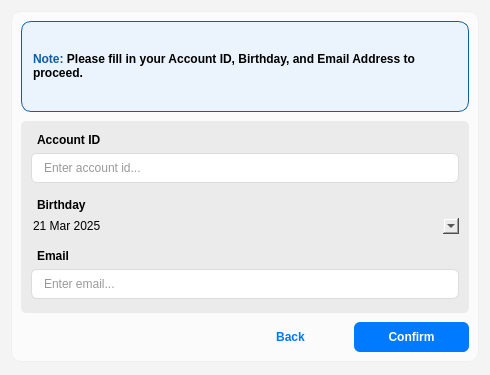
<?xml version="1.0" encoding="UTF-8"?>
<ui version="4.0">
 <class>Dialog</class>
 <widget class="QDialog" name="Dialog">
  <property name="geometry">
   <rect>
    <x>0</x>
    <y>0</y>
    <width>490</width>
    <height>375</height>
   </rect>
  </property>
  <property name="sizePolicy">
   <sizepolicy hsizetype="Preferred" vsizetype="Expanding">
    <horstretch>0</horstretch>
    <verstretch>0</verstretch>
   </sizepolicy>
  </property>
  <property name="windowTitle">
   <string>Dialog</string>
  </property>
  <property name="styleSheet">
   <string notr="true">background-color: rgb(244, 244, 244);</string>
  </property>
  <layout class="QGridLayout" name="gridLayout" rowstretch="0">
   <property name="bottomMargin">
    <number>13</number>
   </property>
   <item row="0" column="0">
    <widget class="QFrame" name="frame">
     <property name="styleSheet">
      <string notr="true">QFrame {
background-color: rgb(251, 251, 251);
border: 1px solid rgb(239, 239, 239);
border-radius: 10px;
}</string>
     </property>
     <property name="frameShape">
      <enum>QFrame::Shape::StyledPanel</enum>
     </property>
     <property name="frameShadow">
      <enum>QFrame::Shadow::Raised</enum>
     </property>
     <layout class="QGridLayout" name="gridLayout_2" rowstretch="0,0" columnstretch="0">
      <property name="spacing">
       <number>6</number>
      </property>
      <item row="1" column="0">
       <widget class="QStackedWidget" name="fp_stackedWidget">
        <property name="styleSheet">
         <string notr="true">background-color: transparent;
border: none;</string>
        </property>
        <property name="currentIndex">
         <number>0</number>
        </property>
        <widget class="QWidget" name="fp_page_1">
         <layout class="QGridLayout" name="gridLayout_3" rowstretch="3,5,0" columnstretch="0,0,1">
          <property name="leftMargin">
           <number>0</number>
          </property>
          <property name="topMargin">
           <number>0</number>
          </property>
          <property name="rightMargin">
           <number>0</number>
          </property>
          <property name="bottomMargin">
           <number>0</number>
          </property>
          <property name="verticalSpacing">
           <number>9</number>
          </property>
          <item row="0" column="0" colspan="3">
           <widget class="QLabel" name="fp_page1_note">
            <property name="font">
             <font>
              <bold>true</bold>
             </font>
            </property>
            <property name="styleSheet">
             <string notr="true">background-color: rgb(235, 243, 252);
border: 1px solid rgb(17, 94, 163);</string>
            </property>
            <property name="text">
             <string>&lt;html&gt;&lt;head/&gt;&lt;body&gt;&lt;p&gt;&lt;span style=&quot; font-weight:700; color:#115da2;&quot;&gt;Note: &lt;/span&gt;Please fill in your Account ID, Birthday, and Email Address to proceed.&lt;/p&gt;&lt;/body&gt;&lt;/html&gt;</string>
            </property>
            <property name="wordWrap">
             <bool>true</bool>
            </property>
            <property name="indent">
             <number>11</number>
            </property>
           </widget>
          </item>
          <item row="2" column="0">
           <spacer name="horizontalSpacer">
            <property name="orientation">
             <enum>Qt::Orientation::Horizontal</enum>
            </property>
            <property name="sizeHint" stdset="0">
             <size>
              <width>206</width>
              <height>28</height>
             </size>
            </property>
           </spacer>
          </item>
          <item row="1" column="0" colspan="3">
           <widget class="QWidget" name="widget_2" native="true">
            <property name="sizePolicy">
             <sizepolicy hsizetype="MinimumExpanding" vsizetype="MinimumExpanding">
              <horstretch>0</horstretch>
              <verstretch>0</verstretch>
             </sizepolicy>
            </property>
            <property name="styleSheet">
             <string notr="true">background-color: rgb(235, 235, 235);
border-radius: 5px;</string>
            </property>
            <layout class="QVBoxLayout" name="verticalLayout" stretch="0,0,0,0,0,0,0,0">
             <property name="spacing">
              <number>6</number>
             </property>
             <property name="leftMargin">
              <number>10</number>
             </property>
             <property name="topMargin">
              <number>12</number>
             </property>
             <property name="rightMargin">
              <number>10</number>
             </property>
             <property name="bottomMargin">
              <number>14</number>
             </property>
             <item>
              <widget class="QLabel" name="label_2">
               <property name="font">
                <font>
                 <bold>true</bold>
                </font>
               </property>
               <property name="styleSheet">
                <string notr="true">border: none;</string>
               </property>
               <property name="text">
                <string>Account ID</string>
               </property>
               <property name="indent">
                <number>6</number>
               </property>
              </widget>
             </item>
             <item>
              <widget class="QLineEdit" name="forgot_pass_id_box">
               <property name="sizePolicy">
                <sizepolicy hsizetype="Expanding" vsizetype="Expanding">
                 <horstretch>0</horstretch>
                 <verstretch>0</verstretch>
                </sizepolicy>
               </property>
               <property name="styleSheet">
                <string notr="true">QLineEdit {
    background-color: #ffffff;
    border: 1px solid #dcdcdc;
    border-radius: 6px;
    padding-left: 10px; /* space for icon */
    padding-right: 10px;
    padding-top: 6px;
    padding-bottom: 6px;
    font: 12px 'Segoe UI', sans-serif;
    color: #333333;
}

QLineEdit:focus {
    border: 1px solid #4a90e2;
    outline: none;
}</string>
               </property>
               <property name="echoMode">
                <enum>QLineEdit::EchoMode::Normal</enum>
               </property>
               <property name="placeholderText">
                <string>Enter account id...</string>
               </property>
               <property name="clearButtonEnabled">
                <bool>true</bool>
               </property>
              </widget>
             </item>
             <item>
              <widget class="Line" name="line_2">
               <property name="orientation">
                <enum>Qt::Orientation::Horizontal</enum>
               </property>
              </widget>
             </item>
             <item>
              <widget class="QLabel" name="label_3">
               <property name="font">
                <font>
                 <bold>true</bold>
                </font>
               </property>
               <property name="styleSheet">
                <string notr="true">border: none;</string>
               </property>
               <property name="text">
                <string>Birthday</string>
               </property>
               <property name="indent">
                <number>6</number>
               </property>
              </widget>
             </item>
             <item>
              <widget class="QDateEdit" name="forgot_pass_birthday_box">
               <property name="sizePolicy">
                <sizepolicy hsizetype="MinimumExpanding" vsizetype="MinimumExpanding">
                 <horstretch>0</horstretch>
                 <verstretch>0</verstretch>
                </sizepolicy>
               </property>
               <property name="toolTip">
                <string>Enter your birthday.</string>
               </property>
               <property name="styleSheet">
                <string notr="true">QDateEdit {
    background-color: white;
    border: 1px solid #ccc;
    border-radius: 4px;
    padding: 5px 10px;
    font-size: 14px;
    color: #333;
}

QDateEdit:focus {
    border: 1px solid #66afe9;
    outline: none;
}

QDateEdit QAbstractItemView {
    background-color: white;
    border: none;
}

QDateEdit::drop-down {
    border: none;
    background-color: white;
    padding: 2px;
}

QDateEdit::down-arrow {
    width: 12px;
    height: 12px;
    image: url(&quot;resources/arrow_down.png&quot;); /* Customize the arrow image if desired */
}

/* Modern Minimalist PySide6 QCalendar Stylesheet */

QCalendarWidget {
    background-color: white;
    border: none;
}

/* Header row with navigation arrows and month/year */
QCalendarWidget QWidget#qt_calendar_navigationbar {
    background-color: #4a90e2;
    padding: 4px;
}

/* Month/Year label in header */
QCalendarWidget QToolButton {
    color: white;
    background-color: transparent;
    font-size: 14px;
    font-weight: bold;
    padding: 5px 10px;
    border-radius: 4px;
}

/* Navigation arrows */
QCalendarWidget QToolButton#qt_calendar_prevmonth,
QCalendarWidget QToolButton#qt_calendar_nextmonth {
    color: white;
    background-color: transparent;
    qproperty-icon: none;
    min-width: 24px;
    max-width: 24px;
    min-height: 24px;
    max-height: 24px;
    border-radius: 12px;
}

/* Arrow hover states */
QCalendarWidget QToolButton#qt_calendar_prevmonth:hover,
QCalendarWidget QToolButton#qt_calendar_nextmonth:hover {
    background-color: rgba(255, 255, 255, 0.2);
}

/* Previous month arrow */
QCalendarWidget QToolButton#qt_calendar_prevmonth {
    qproperty-text: &quot;&lt;&quot;;
    font-weight: bold;
}

/* Next month arrow */
QCalendarWidget QToolButton#qt_calendar_nextmonth {
    qproperty-text: &quot;&gt;&quot;;
    font-weight: bold;
}

/* Day of week header */
QCalendarWidget QAbstractItemView::section {
    color: #666666;
    background-color: #f5f5f5;
    padding: 6px;
    font-size: 12px;
    font-weight: 500;
    border: none;
}

/* Weekend headers */
QCalendarWidget QAbstractItemView::section:first,
QCalendarWidget QAbstractItemView::section:last {
    color: #e74c3c;
}

/* Days grid */
QCalendarWidget QAbstractItemView {
    selection-background-color: #4a90e2;
    selection-color: white;
    alternate-background-color: transparent;
    background-color: white;
    outline: none;
    border: none;
}

/* Calendar cells */
QCalendarWidget QTableView {
    border: none;
    font-size: 13px;
}

/* Actual day cells */
QCalendarWidget QTableView QTableCornerButton::section,
QCalendarWidget QTableView QAbstractItemView::item {
    border: 1px solid #f3f3f3;
    min-height: 32px;
    padding: 2px;
}

/* Today's date */
QCalendarWidget QTableView QAbstractItemView::item:selected {
    background-color: #4a90e2;
    color: white;
    border-radius: 2px;
}

/* Hover effect on days */
QCalendarWidget QTableView QAbstractItemView::item:hover {
    background-color: #f0f0f0;
    border-radius: 2px;
}

/* Days from other months */
QCalendarWidget QTableView QAbstractItemView::item:!enabled {
    color: #cccccc;
    background-color: #fafafa;
}

/* Weekend days */
QCalendarWidget QTableView QAbstractItemView::item[weekend=&quot;true&quot;] {
    color: #e74c3c;
}
</string>
               </property>
               <property name="calendarPopup">
                <bool>true</bool>
               </property>
               <property name="date">
                <date>
                 <year>2025</year>
                 <month>3</month>
                 <day>21</day>
                </date>
               </property>
              </widget>
             </item>
             <item>
              <widget class="Line" name="line_4">
               <property name="orientation">
                <enum>Qt::Orientation::Horizontal</enum>
               </property>
              </widget>
             </item>
             <item>
              <widget class="QLabel" name="label">
               <property name="sizePolicy">
                <sizepolicy hsizetype="MinimumExpanding" vsizetype="MinimumExpanding">
                 <horstretch>0</horstretch>
                 <verstretch>0</verstretch>
                </sizepolicy>
               </property>
               <property name="font">
                <font>
                 <bold>true</bold>
                </font>
               </property>
               <property name="styleSheet">
                <string notr="true">border: none;</string>
               </property>
               <property name="text">
                <string>Email</string>
               </property>
               <property name="indent">
                <number>6</number>
               </property>
              </widget>
             </item>
             <item>
              <widget class="QLineEdit" name="forgot_pass_email_box">
               <property name="sizePolicy">
                <sizepolicy hsizetype="Expanding" vsizetype="Expanding">
                 <horstretch>0</horstretch>
                 <verstretch>0</verstretch>
                </sizepolicy>
               </property>
               <property name="styleSheet">
                <string notr="true">QLineEdit {
    background-color: #ffffff;
    border: 1px solid #dcdcdc;
    border-radius: 6px;
    padding-left: 10px; /* space for icon */
    padding-right: 10px;
    padding-top: 6px;
    padding-bottom: 6px;
    font: 12px 'Segoe UI', sans-serif;
    color: #333333;
}

QLineEdit:focus {
    border: 1px solid #4a90e2;
    outline: none;
}</string>
               </property>
               <property name="echoMode">
                <enum>QLineEdit::EchoMode::Normal</enum>
               </property>
               <property name="placeholderText">
                <string>Enter email...</string>
               </property>
               <property name="clearButtonEnabled">
                <bool>true</bool>
               </property>
              </widget>
             </item>
            </layout>
           </widget>
          </item>
          <item row="2" column="2">
           <widget class="QPushButton" name="confirm_btn">
            <property name="sizePolicy">
             <sizepolicy hsizetype="Expanding" vsizetype="Expanding">
              <horstretch>0</horstretch>
              <verstretch>0</verstretch>
             </sizepolicy>
            </property>
            <property name="styleSheet">
             <string notr="true">    QPushButton {
  		background-color: rgb(0, 122, 255);
		color: rgb(255, 255, 255);
        border: none;
        border-radius: 6px;
        padding: 8px 18px;
        font-weight: 600;
    }
    QPushButton:hover {
	background-color: rgb(249, 249, 249);
	color: rgb(0, 122, 255);
    }
    QPushButton:pressed {
	background-color: rgb(0, 113, 234);
		color: rgb(255, 255, 255);
    }</string>
            </property>
            <property name="text">
             <string>Confirm</string>
            </property>
           </widget>
          </item>
          <item row="2" column="1">
           <widget class="QPushButton" name="fp_back_btn">
            <property name="sizePolicy">
             <sizepolicy hsizetype="MinimumExpanding" vsizetype="MinimumExpanding">
              <horstretch>1</horstretch>
              <verstretch>0</verstretch>
             </sizepolicy>
            </property>
            <property name="cursor">
             <cursorShape>PointingHandCursor</cursorShape>
            </property>
            <property name="styleSheet">
             <string notr="true">    QPushButton {
	color: rgb(0, 120, 250);
        border: none;
        border-radius: 6px;
        padding: 8px 18px;
        font-weight: 600;
    }
    QPushButton:hover {
		background-color: rgb(251, 251, 251);
		color: rgb(0, 120, 250);
		text-decoration: underline;
    }
    QPushButton:pressed {
		background-color: rgb(0, 122, 255);
		color: rgb(255, 255, 255);
    }</string>
            </property>
            <property name="text">
             <string>Back</string>
            </property>
           </widget>
          </item>
         </layout>
        </widget>
        <widget class="QWidget" name="fp_page_2">
         <layout class="QGridLayout" name="gridLayout_4" rowstretch="1,5,0" columnstretch="0,0,1">
          <property name="leftMargin">
           <number>0</number>
          </property>
          <property name="topMargin">
           <number>0</number>
          </property>
          <property name="rightMargin">
           <number>0</number>
          </property>
          <property name="bottomMargin">
           <number>0</number>
          </property>
          <property name="verticalSpacing">
           <number>9</number>
          </property>
          <item row="1" column="0" colspan="3">
           <widget class="QWidget" name="widget_3" native="true">
            <property name="sizePolicy">
             <sizepolicy hsizetype="MinimumExpanding" vsizetype="MinimumExpanding">
              <horstretch>0</horstretch>
              <verstretch>0</verstretch>
             </sizepolicy>
            </property>
            <property name="styleSheet">
             <string notr="true">background-color: rgb(235, 235, 235);
border-radius: 5px;</string>
            </property>
            <layout class="QGridLayout" name="gridLayout_6" rowstretch="3,2,3">
             <item row="0" column="0">
              <widget class="QFrame" name="frame_3">
               <property name="frameShape">
                <enum>QFrame::Shape::StyledPanel</enum>
               </property>
               <property name="frameShadow">
                <enum>QFrame::Shadow::Raised</enum>
               </property>
              </widget>
             </item>
             <item row="1" column="0">
              <layout class="QGridLayout" name="gridLayout_5" columnstretch="1,1,1,1,1,1,1">
               <item row="0" column="5">
                <widget class="QLabel" name="label_22">
                 <property name="font">
                  <font>
                   <pointsize>16</pointsize>
                   <bold>true</bold>
                  </font>
                 </property>
                 <property name="text">
                  <string>-</string>
                 </property>
                 <property name="alignment">
                  <set>Qt::AlignmentFlag::AlignCenter</set>
                 </property>
                </widget>
               </item>
               <item row="0" column="4">
                <widget class="QLineEdit" name="pin_3">
                 <property name="sizePolicy">
                  <sizepolicy hsizetype="Ignored" vsizetype="MinimumExpanding">
                   <horstretch>0</horstretch>
                   <verstretch>0</verstretch>
                  </sizepolicy>
                 </property>
                 <property name="styleSheet">
                  <string notr="true">QLineEdit {
    background-color: #ffffff;
    border: 1px solid #dcdcdc;
    border-radius: 6px;
    padding-left: 10px; /* space for icon */
    padding-right: 10px;
    padding-top: 6px;
    padding-bottom: 6px;
    font: 12px 'Segoe UI', sans-serif;
    color: #333333;
}

QLineEdit:focus {
    border: 1px solid #4a90e2;
    outline: none;
}</string>
                 </property>
                 <property name="alignment">
                  <set>Qt::AlignmentFlag::AlignCenter</set>
                 </property>
                 <property name="placeholderText">
                  <string>X</string>
                 </property>
                </widget>
               </item>
               <item row="0" column="0">
                <widget class="QLineEdit" name="pin_1">
                 <property name="sizePolicy">
                  <sizepolicy hsizetype="Ignored" vsizetype="MinimumExpanding">
                   <horstretch>0</horstretch>
                   <verstretch>0</verstretch>
                  </sizepolicy>
                 </property>
                 <property name="styleSheet">
                  <string notr="true">QLineEdit {
    background-color: #ffffff;
    border: 1px solid #dcdcdc;
    border-radius: 6px;
    padding-left: 10px; /* space for icon */
    padding-right: 10px;
    padding-top: 6px;
    padding-bottom: 6px;
    font: 12px 'Segoe UI', sans-serif;
    color: #333333;
}

QLineEdit:focus {
    border: 1px solid #4a90e2;
    outline: none;
}</string>
                 </property>
                 <property name="alignment">
                  <set>Qt::AlignmentFlag::AlignCenter</set>
                 </property>
                 <property name="placeholderText">
                  <string>X</string>
                 </property>
                </widget>
               </item>
               <item row="0" column="1">
                <widget class="QLabel" name="label_23">
                 <property name="font">
                  <font>
                   <pointsize>16</pointsize>
                   <bold>true</bold>
                  </font>
                 </property>
                 <property name="text">
                  <string>-</string>
                 </property>
                 <property name="alignment">
                  <set>Qt::AlignmentFlag::AlignCenter</set>
                 </property>
                </widget>
               </item>
               <item row="0" column="2">
                <widget class="QLineEdit" name="pin_2">
                 <property name="sizePolicy">
                  <sizepolicy hsizetype="Ignored" vsizetype="MinimumExpanding">
                   <horstretch>0</horstretch>
                   <verstretch>0</verstretch>
                  </sizepolicy>
                 </property>
                 <property name="styleSheet">
                  <string notr="true">QLineEdit {
    background-color: #ffffff;
    border: 1px solid #dcdcdc;
    border-radius: 6px;
    padding-left: 10px; /* space for icon */
    padding-right: 10px;
    padding-top: 6px;
    padding-bottom: 6px;
    font: 12px 'Segoe UI', sans-serif;
    color: #333333;
}

QLineEdit:focus {
    border: 1px solid #4a90e2;
    outline: none;
}</string>
                 </property>
                 <property name="alignment">
                  <set>Qt::AlignmentFlag::AlignCenter</set>
                 </property>
                 <property name="placeholderText">
                  <string>X</string>
                 </property>
                </widget>
               </item>
               <item row="0" column="3">
                <widget class="QLabel" name="label_24">
                 <property name="font">
                  <font>
                   <pointsize>16</pointsize>
                   <bold>true</bold>
                  </font>
                 </property>
                 <property name="text">
                  <string>-</string>
                 </property>
                 <property name="alignment">
                  <set>Qt::AlignmentFlag::AlignCenter</set>
                 </property>
                </widget>
               </item>
               <item row="0" column="6">
                <widget class="QLineEdit" name="pin_4">
                 <property name="sizePolicy">
                  <sizepolicy hsizetype="Ignored" vsizetype="MinimumExpanding">
                   <horstretch>0</horstretch>
                   <verstretch>0</verstretch>
                  </sizepolicy>
                 </property>
                 <property name="styleSheet">
                  <string notr="true">QLineEdit {
    background-color: #ffffff;
    border: 1px solid #dcdcdc;
    border-radius: 6px;
    padding-left: 10px; /* space for icon */
    padding-right: 10px;
    padding-top: 6px;
    padding-bottom: 6px;
    font: 12px 'Segoe UI', sans-serif;
    color: #333333;
}

QLineEdit:focus {
    border: 1px solid #4a90e2;
    outline: none;
}</string>
                 </property>
                 <property name="alignment">
                  <set>Qt::AlignmentFlag::AlignCenter</set>
                 </property>
                 <property name="placeholderText">
                  <string>X</string>
                 </property>
                </widget>
               </item>
              </layout>
             </item>
             <item row="2" column="0">
              <widget class="QFrame" name="frame_2">
               <property name="frameShape">
                <enum>QFrame::Shape::StyledPanel</enum>
               </property>
               <property name="frameShadow">
                <enum>QFrame::Shadow::Raised</enum>
               </property>
              </widget>
             </item>
            </layout>
           </widget>
          </item>
          <item row="0" column="0" colspan="3">
           <widget class="QLabel" name="fp_page2_note">
            <property name="font">
             <font>
              <bold>true</bold>
             </font>
            </property>
            <property name="styleSheet">
             <string notr="true">background-color: rgb(235, 243, 252);
border: 1px solid rgb(17, 94, 163);</string>
            </property>
            <property name="text">
             <string>&lt;html&gt;&lt;head/&gt;&lt;body&gt;&lt;p&gt;&lt;span style=&quot; font-weight:700; color:#115ea3;&quot;&gt;Note:&lt;/span&gt; Please enter the 4-digit verification code sent to your email.&lt;/p&gt;&lt;/body&gt;&lt;/html&gt;</string>
            </property>
            <property name="wordWrap">
             <bool>true</bool>
            </property>
            <property name="indent">
             <number>11</number>
            </property>
           </widget>
          </item>
          <item row="2" column="2">
           <widget class="QPushButton" name="verify_code_btn">
            <property name="sizePolicy">
             <sizepolicy hsizetype="Expanding" vsizetype="Expanding">
              <horstretch>0</horstretch>
              <verstretch>0</verstretch>
             </sizepolicy>
            </property>
            <property name="styleSheet">
             <string notr="true">    QPushButton {
  		background-color: rgb(0, 122, 255);
		color: rgb(255, 255, 255);
        border: none;
        border-radius: 6px;
        padding: 8px 18px;
        font-weight: 600;
    }
    QPushButton:hover {
	background-color: rgb(249, 249, 249);
	color: rgb(0, 122, 255);
    }
    QPushButton:pressed {
	background-color: rgb(0, 113, 234);
		color: rgb(255, 255, 255);
    }</string>
            </property>
            <property name="text">
             <string>Verify Code</string>
            </property>
           </widget>
          </item>
          <item row="2" column="0">
           <spacer name="horizontalSpacer_2">
            <property name="orientation">
             <enum>Qt::Orientation::Horizontal</enum>
            </property>
            <property name="sizeHint" stdset="0">
             <size>
              <width>189</width>
              <height>28</height>
             </size>
            </property>
           </spacer>
          </item>
          <item row="2" column="1">
           <widget class="QPushButton" name="fp_back2_btn">
            <property name="sizePolicy">
             <sizepolicy hsizetype="MinimumExpanding" vsizetype="MinimumExpanding">
              <horstretch>1</horstretch>
              <verstretch>0</verstretch>
             </sizepolicy>
            </property>
            <property name="cursor">
             <cursorShape>PointingHandCursor</cursorShape>
            </property>
            <property name="styleSheet">
             <string notr="true">    QPushButton {
	color: rgb(0, 120, 250);
        border: none;
        border-radius: 6px;
        padding: 8px 18px;
        font-weight: 600;
    }
    QPushButton:hover {
		background-color: rgb(251, 251, 251);
		color: rgb(0, 120, 250);
		text-decoration: underline;
    }
    QPushButton:pressed {
		background-color: rgb(0, 122, 255);
		color: rgb(255, 255, 255);
    }</string>
            </property>
            <property name="text">
             <string>Back</string>
            </property>
           </widget>
          </item>
         </layout>
        </widget>
       </widget>
      </item>
     </layout>
    </widget>
   </item>
  </layout>
 </widget>
 <resources/>
 <connections/>
</ui>
